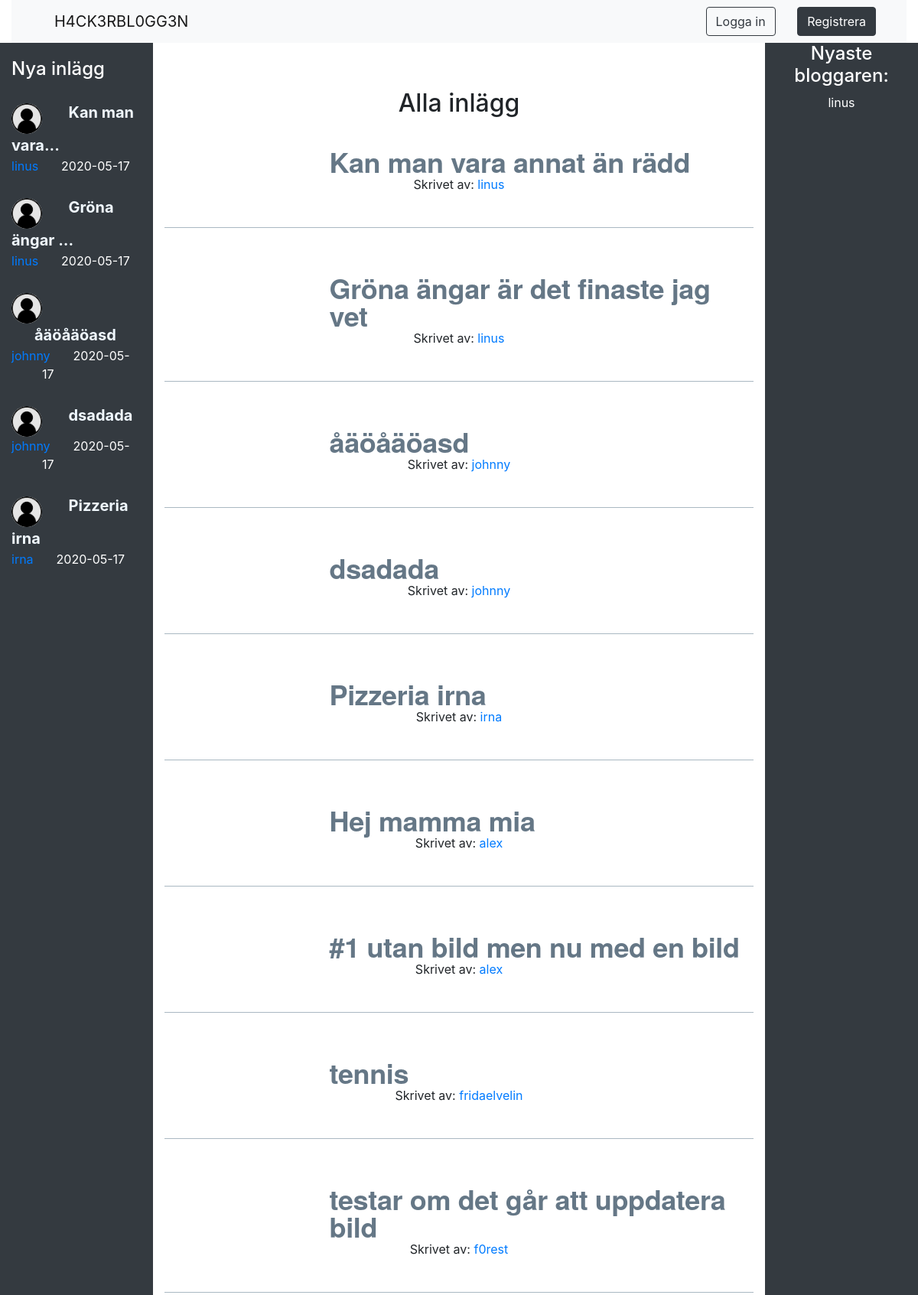
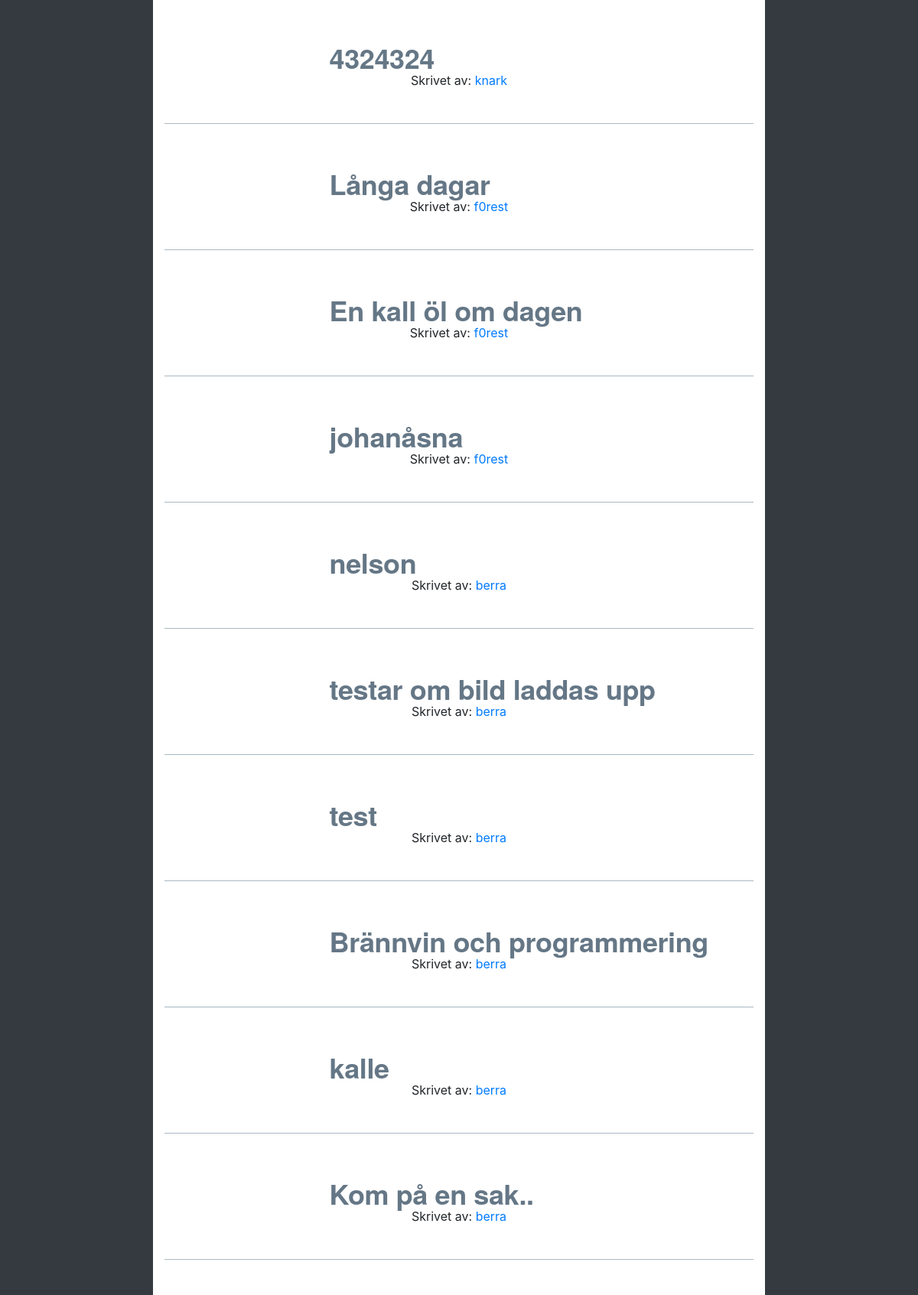
The page / (upper part) on the database its author committed (2 pictures, top to bottom).
### tables this page shows
CREATE TABLE IF NOT EXISTS `User` (
  `user_id` int(11) NOT NULL,
  `user_name` varchar(255) NOT NULL,
  `user_password` varchar(255) NOT NULL,
  `user_image` varchar(255) DEFAULT NULL,
  `user_presentation` text
);

CREATE TABLE IF NOT EXISTS `Post` (
  `post_id` int(11) NOT NULL,
  `post_user_id` int(11) NOT NULL,
  `post_title` varchar(255) NOT NULL,
  `post_content` text NOT NULL,
  `post_date` date NOT NULL
);

### controller/db_controller.php (the view, shortened to what this page needs)
<?php
function openConnection(){
    $db = new Database();
    $conn = new mysqli($db->getServer(), $db->getUsername(), $db->getPassword(), $db->getDatabase());
   $conn->set_charset("utf8");
    return $conn;
}
function getLatestBlogPost(){
    $link = openConnection();
    $query = "SELECT p.post_id, p.post_user_id, p.post_title, u.user_name FROM  user AS u JOIN Post AS p ON (u.user_id = p.post_user_id) ORDER BY post_id DESC";
    if($stmt = mysqli_prepare($link, $query)) {
        mysqli_stmt_execute($stmt);
    }
    $result = $stmt->get_result();
    while ($row = mysqli_fetch_assoc($result)) {
        echo "<div class=\"results\">";
        echo "<a href=".base."admin/blogpost.php?user=".$row['post_user_id']."&id=".$row['post_id']." class='title'>".$row['post_title']."</a>";
        echo("<p id='written-by'>Skrivet av: <a href='".base."admin/publicuser.php?user=".$row['post_user_id']."'>".$row['user_name']."</a></p>");
        echo " </div>";
    }
}
function getFiveLatestBlogs(){
    $rows = array();
    $link = openConnection();
    $query = "SELECT u.user_name,u.user_image,p.post_id,p.post_user_id, p.post_title, post_date FROM user AS u JOIN Post AS p ON (u.user_id = p.post_user_id) ORDER BY post_id DESC LIMIT 5 ";
    if($stmt = mysqli_prepare($link, $query)) {
        mysqli_stmt_execute($stmt);
    }
    $result = $stmt->get_result();
   while($row = mysqli_fetch_assoc($result)){
       $rows[] = $row;
   }
    return $rows;
}
function getNewestUser(){
    $query ="SELECT user_name from User ORDER BY user_id DESC LIMIT 1 ";
    $result = openConnection()->query($query);
    $rows = $result->num_rows;
    for ($j = 0 ; $j < $rows ; ++$j)
    {
        $row = $result->fetch_array(MYSQLI_ASSOC);
        echo htmlspecialchars($row['user_name']) . '<br>';
    }
}
?>

### menu.php (shortened to what this page needs)
<div class="row">
    <div id="menu" class="col-2 bg-dark text-white">
        <h4>Nya inlägg</h4>
        <div class="top5-border">
        <?php
        include_once (__DIR__."/controller/db_controller.php");
        foreach(getFiveLatestBlogs() as $db_data){
            ?>
            <div class="top5-border">
            <img src="<?php echo base."uploads/".$db_data['user_image']?>" id="top5img"/>
            <a href="<?php echo base."admin/blogpost.php?user=".$db_data['post_user_id']."&id=".$db_data['post_id'] ?>" id="top5-title"><?php echo mb_strimwidth($db_data['post_title'],0,15,"...")?></a>
            <br>
            <div id="menu-user"><a href="<?=base."admin/publicuser.php?user=".$db_data['post_user_id']?>"><?php echo$db_data['user_name'] ?></a></div><div id="menu-date"><?php echo $db_data['post_date']?></div>
            </div>
                <?php
        }
        ?>
            </div>
    </div>

### css/styles.css (style rules this page uses)
#menu { min-height: 825px; }
#menu h4 { margin-top: 20px; margin-bottom: 20px; }
.top5-border { padding: 10px; padding: 0; margin-bottom: 20px; }
#top5img { border-radius: 50% !important; width: 40px; height: 40px; margin-left: 0px; margin-top: 10px; background-size: cover; display: inline-block; }
#top5-title { font-size: 20px; font-weight: bold; color: aliceblue; text-decoration: none; display:inline; margin-left: 30px; }
#menu-user { float:left; padding-right: 30px; }
#menu-date { margin-left:40px; }
.results { padding-bottom: 1.75rem; margin-bottom: 3.75rem; border-bottom: 1px solid #aab8c2; }
.title { font-family: Helvetica Neue LT,Helvetica Neue,Helvetica,Arial,sans-serif; font-weight: 700; font-size: 2.25rem; line-height: 2.25rem; letter-spacing: -.025rem; margin-top:5%; margin-left: 28%; padding: 0; word-break: break-word; display:block; color:#657786; transition: color .3s ease-in-out; text-decoration: none; }
.col-8 p { text-align: center; }

### rows shown on the page
user: user_image (picture), post.post_title "Kan man vara...", user_name "linus", post.post_date "2020-05-17", post.post_title "Gröna ängar ...", post.post_title "Kan man vara annat än rädd", post.post_title "Gröna ängar är det finaste jag vet"
user: user_image (picture), post.post_title "åäöåäöasd", user_name "johnny", post.post_date "2020-05-17", post.post_title "dsadada"
user: user_image (picture), post.post_title "Pizzeria irna", user_name "irna", post.post_date "2020-05-17"
user: post.post_title "Hej mamma mia", user_name "alex", post.post_title "#1 utan bild men nu med en bild"
user: post.post_title "tennis", user_name "fridaelvelin"
user: post.post_title "testar om det går att uppdatera bild", user_name "f0rest", post.post_title "Långa dagar", post.post_title "En kall öl om dagen", post.post_title "johanåsna"
user: post.post_title "4324324", user_name "knark"
user: post.post_title "nelson", user_name "berra", post.post_title "testar om bild laddas upp", post.post_title "test", post.post_title "Brännvin och programmering", post.post_title "kalle", post.post_title "Kom på en sak.."
